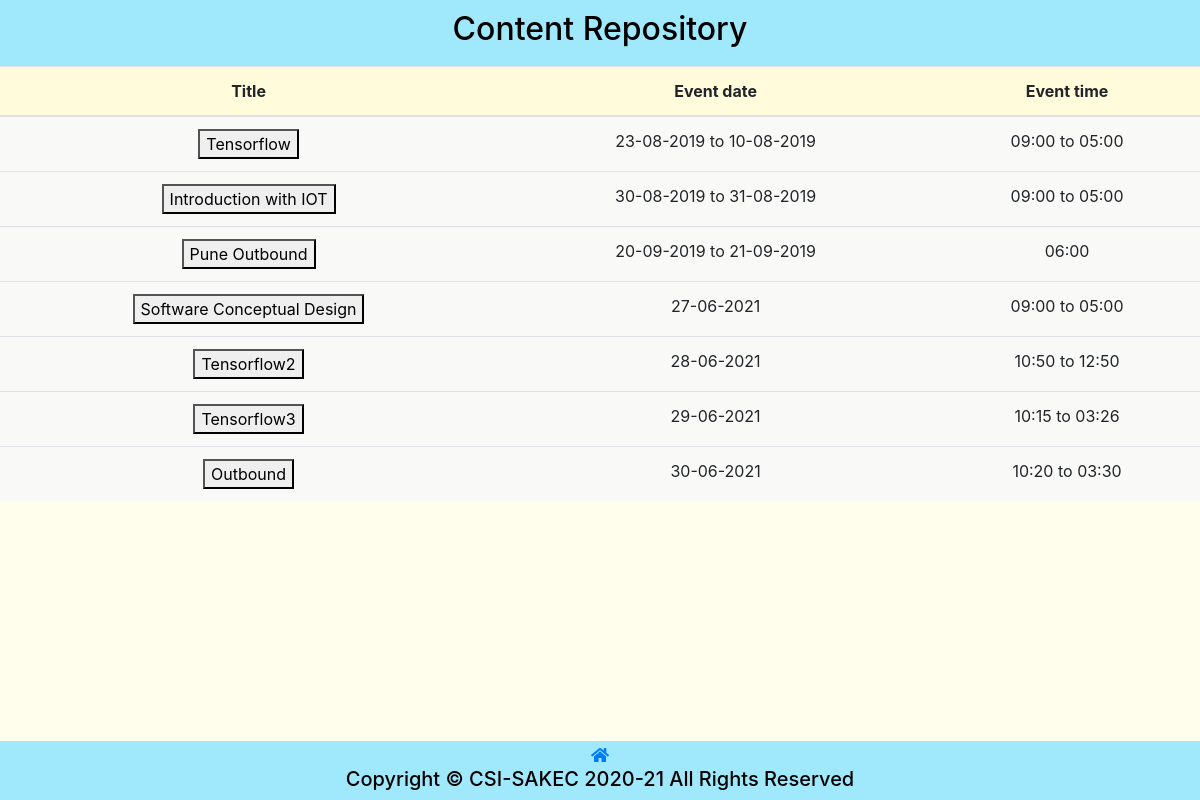
Before: /content_repository.php with the older database file.
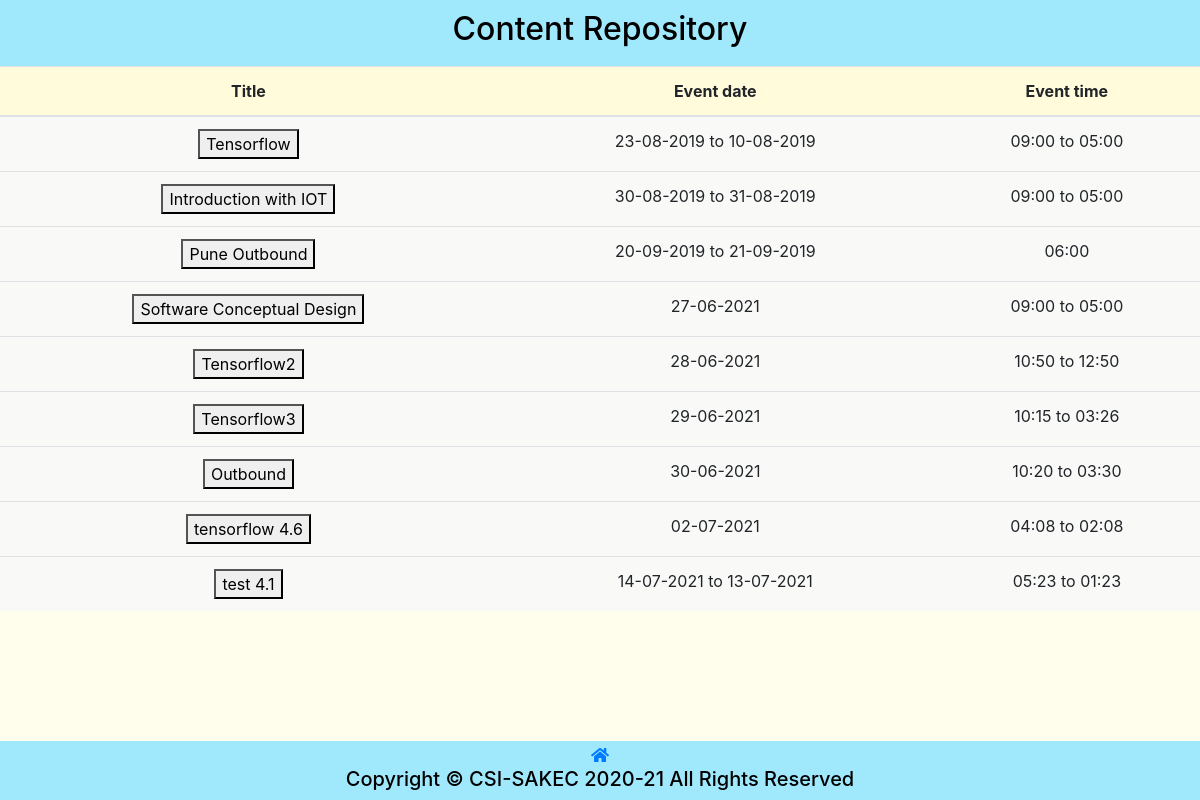
After: the same page with the newer database file.
### tables this page shows
CREATE TABLE `event` (
  `id` int(11) NOT NULL,
  `title` varchar(225) NOT NULL,
  `subtitle` varchar(255) NOT NULL,
  `banner` varchar(256) NOT NULL,
  `e_from_date` date NOT NULL,
  `e_to_date` date NOT NULL,
  `e_from_time` time NOT NULL,
  `e_to_time` time NOT NULL,
  `e_description` text NOT NULL,
  `fee_m` int(5) NOT NULL,
  `fee` int(5) NOT NULL,
  `live` tinyint(1) NOT NULL,
  `feedback` tinyint(4) NOT NULL,
  `selfie` tinyint(4) NOT NULL
);

### content_repository.php (the view, shortened to what this page needs)
<!DOCTYPE html>
<html lang="en" xmlns="http://www.w3.org/1999/xhtml">
<head>
    <link rel="stylesheet" href="https://cdn.jsdelivr.net/npm/bootstrap@4.5.3/dist/css/bootstrap.min.css">
	<link rel="stylesheet" href="https://cdnjs.cloudflare.com/ajax/libs/animate.css/4.1.1/animate.min.css" />
	<link rel="stylesheet" href="https://use.fontawesome.com/releases/v5.8.2/css/all.css">
    <link rel="stylesheet" href="css/attendance.css?v=<?php echo time(); ?>">
</head>
<body>
    <header>
        <h2 style="text-align: center;">Content Repository</h2>
    </header>
    <table class="table">
        <thead class="table-head">
            <tr>
                <th scope="col">Title</th>
                <th>Event date</th>
                <th>Event time</th>
            </tr>
        </thead>
        <tbody>
            <div class="table-content" style="font-size: large;">
            <?php
                require_once "config.php";
                        $sql = "SELECT * FROM `event`";
                        $query = mysqli_query($conn, $sql);
                        if (mysqli_num_rows($query) > 0) {
                            while ($row = mysqli_fetch_assoc($query)) {
            ?>
                        <tr>
                            <td>
                                <form action="eventimages.php" method="POST">
                                    <button type="submit" name = "event"><?php echo $row['title']; ?></button>
                                </form>
                            </td>
                            <td>
                                <?php
                                    if($row['e_from_date']!=$row['e_to_date']){
                                        echo date("d-m-Y",strtotime($row['e_from_date']))." to ".date("d-m-Y",strtotime($row['e_to_date']));
                                    }
                                    else{
                                        echo date("d-m-Y",strtotime($row['e_from_date']));
                                    }
                                ?>
                            </td>
                            <td>
                                <?php
                                if($row['e_from_time']!=$row['e_to_time']){
                                    echo date("h:i",strtotime($row['e_from_time']))." to ".date("h:i",strtotime($row['e_to_time']));
                                }
                                else{
                                    echo date("h:i",strtotime($row['e_from_time']));
                                }
                                ?>
                            </td>
                        </tr>
            <?php
                            }
                        } else {
                            echo "<td>No Record Found</td><td/><td/><td/><td/><td/><td/><td/><td/><td/>";
                        }
            ?>
            </div>
        </tbody>
    </table>
    <div class="spacer" style="height:30px;"></div>
    <div class="spacer" style="height:10px;"></div>
    <div class="footer">
        <div class="spacer" style="height:2px;"></div>
        <a href="index.php"><i class="fas fa-home"></i></a>
        <h5>Copyright &copy; CSI-SAKEC 2020-21 All Rights Reserved</h5>
    </div>
</body>
</html>

### css/attendance.css (style rules this page uses)
body { text-align: center; background-color: #fffdeb; font-family: -apple-system,BlinkMacSystemFont,"Segoe UI",Roboto,"Helvetica Neue",Arial,"Noto Sans",sans-serif,"Apple Color Emoji","Segoe UI Emoji","Segoe UI Symbol","Noto Color Emoji"; margin: 0; color: white; padding: 0; color: black; }
header { color: black; background-color: #a0e9fd; padding: 10px; }
.footer { text-align: center; background-color: #a0e9fd; left: 0; bottom: 0; width: 100%; }
.table thead th { vertical-align: bottom; border-bottom: 2px solid #dee2e6; background: #fffbdb; }
.table { width: 100%; margin-bottom: 1rem; color: #212529; background: #f9f9f7; }
@media only screen and (min-width: 600px) { .footer { position: fixed; } }

Changed rows visible on the page:
added event: title "tensorflow 4.6", e_from_date "02-07-2021", e_from_time "04:08", e_to_time "02:08"
added event: title "test 4.1", e_from_date "14-07-2021", e_to_date "13-07-2021", e_from_time "05:23", e_to_time "01:23"
